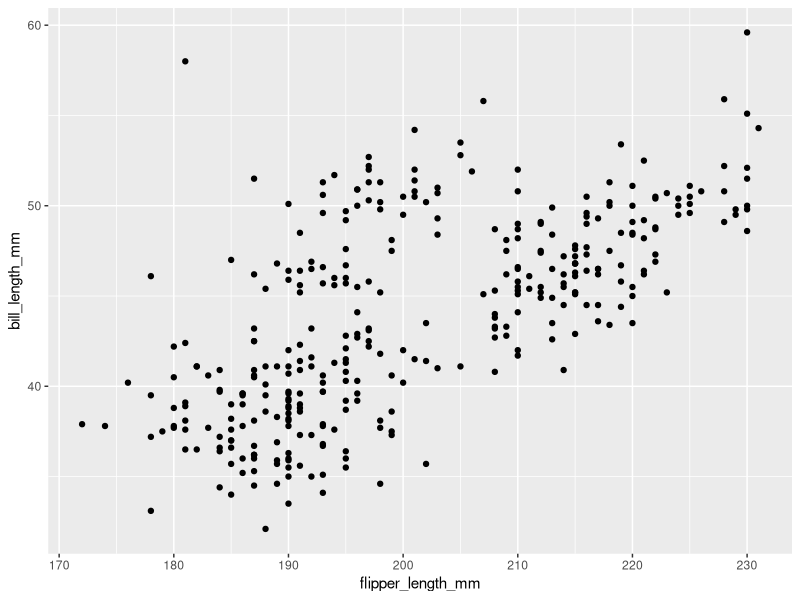
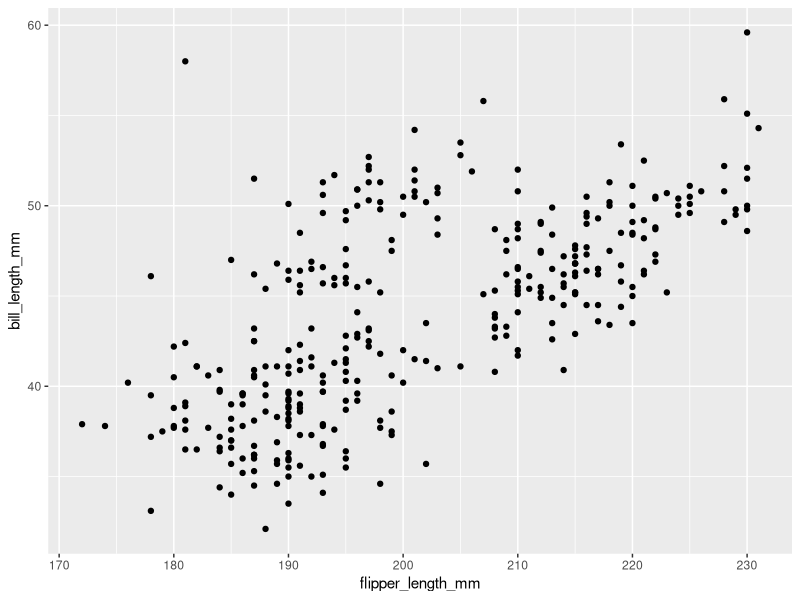

Write the R code that produced these figures, in order.
## ---- chunk 1
library (tidyverse)
## ---- chunk 2
data("penguins", package = "palmerpenguins")

## ---- chunk 3
ggplot(penguins,aes (x=flipper_length_mm, y=bill_length_mm)) +
  geom_point()


ggsave("hw1_penguinsplot.pdf")

